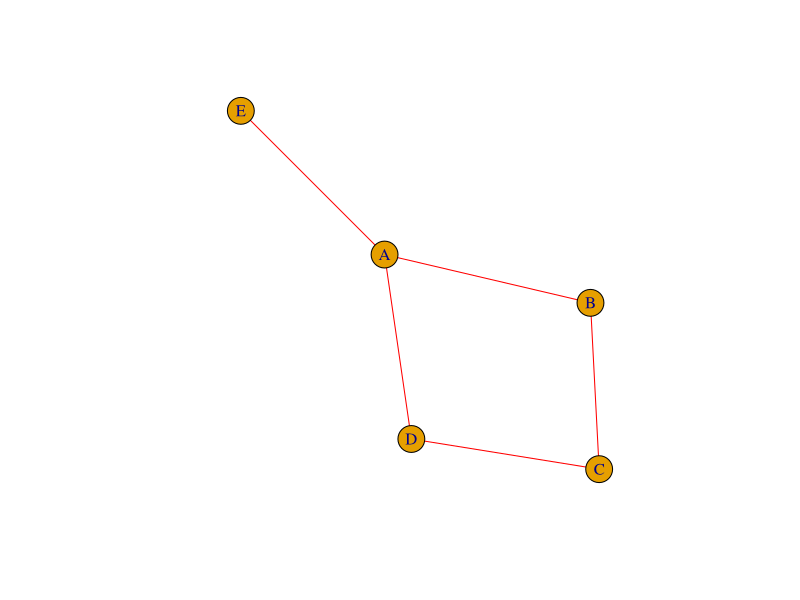

The R script that drew this image: (Note: this script raises an error after producing the figure.)
library(igraph)
g <- graph(c(1,2,2,3,3,4,4,1),directed=F,n=7)
g <- graph(c("A","B","B","C","C","D","D","A","A","E"),directed=F)
plot(g, Vertex.color="green", Vertex.size=25, edge.color="red")
g[]
degree(g, mode='all')
degree(g, mode="in")
degree(g, mode='out')

closeness(g, mode='all', weights=NA)
betweenness(g, directed=F, weight=NA)
edge.betweenness(g, directed=F, weight=NA)

cliques(g, min=NULL, max=NULL)
cliques.number(g)
cliques.num(g)
transitivity(g)

components(g, mode=c("weak","strong"))
plot(g)

neighborhood.size(g)
cohesive.blocks(g)










